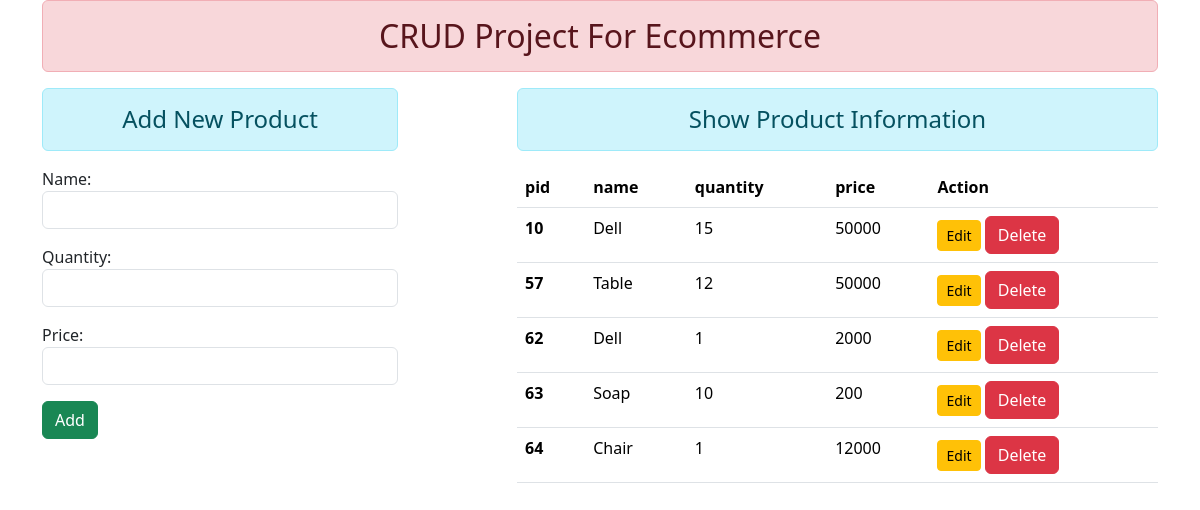
The page / on the database its author committed.
### enroll/models.py (models this page shows)
class User(models.Model):
    name = models.CharField(max_length=70)
    quantity = models.IntegerField(max_length=20)
    price = models.IntegerField(max_length=20)

### enroll/views.py (the view)
# urls.py: path('', views.add_show, name="addandshow" ),
def add_show(request):
    if request.method == 'POST':
        fm = ProductRegistration(request.POST)
        if fm.is_valid():
            nm = fm.cleaned_data['name']
            qm = fm.cleaned_data['quantity']
            prm = fm.cleaned_data['price']
            reg = User(name=nm, quantity=qm, price=prm)
            reg.save()
            fm = ProductRegistration()
    else:
        fm = ProductRegistration()
    prod = User.objects.all()
    return render(request, 'enroll/addandshow.html',{'form':fm, 'pud':prod})

### enroll/forms.py
class ProductRegistration(forms.ModelForm):
    class Meta:
        model = User
        fields = ['name', 'quantity', 'price']
        widgets = {
            'name': forms.TextInput(attrs={'class':'form-control'}),
            'quantity': forms.NumberInput(attrs={'class': 'form-control'}),
            'price': forms.NumberInput(attrs={'class': 'form-control'}),
        }

### enroll/templates/enroll/addandshow.html (shortened to what this page needs)
{% extends 'enroll/base.html' %}
{% block content %}
<div class="row">
    <div class="col-sm-4">
        <h4 class="text-center alert alert-info">Add New Product</h4>
        <form action="" method="POST">
            {{form.as_p}}
            <input type="submit" class="btn btn-success" value="Add">
        </form>
    </div>
    <div class="col-sm-7 offset-1">
        <h4 class="text-center alert alert-info">Show Product Information</h4>
        {% if pud %}
            <table class="table table-hover">
                <thead>
                    <tr>
                        <th scope="col">pid</th>
                        <th scope="col">name</th>
                        <th scope="col">quantity</th>
                        <th scope="col">price</th>
                        <th scope="col">Action</th>
                    </tr>
                </thead>
                <tbody>
                    {% for pd in pud %}
                    <tr>
                        <th scope="row">{{pd.id}}</th>
                        <td>{{pd.name}}</td>
                        <td>{{pd.quantity}}</td>
                        <td>{{pd.price}}</td>
                        <td>
                        <a href="{% url 'updatedata' pd.id %}" class="btn btn-warning btn-sm">Edit</a>
                        <form action="{% url 'deletedata' pd.id %}" method="POST" class="d-inline">
                            <input type="submit" class="btn btn-danger" value="Delete">
                        </form>
                        </td>
                    </tr>
                    {% endfor %}
                </tbody>
            </table>
        {% else %}
            <h4 class="text-center alert alert-warning">No Records</h4>
        {% endif %}
    </div>
</div>
{% endblock content %}

### enroll/templates/enroll/base.html (shortened to what this page needs)
<!DOCTYPE html>
{% load static %}
<html lang="en">
<head>
    <link rel="stylesheet" href="{% static 'enroll/css/bootstrap.css' %}">
</head>
<body>
 <div class="container" mt-5>
     <h2 class="text-center alert alert-danger">CRUD Project For Ecommerce </h2>
     {% block content %} {% endblock content %}
 </div>
</body>
</html>

### rows shown on the page
User: id "10", name "Dell", quantity "15", price "50000"
User: id "57", name "Table", quantity "12", price "50000"
User: id "62", name "Dell", quantity "1", price "2000"
User: id "63", name "Soap", quantity "10", price "200"
User: id "64", name "Chair", quantity "1", price "12000"
